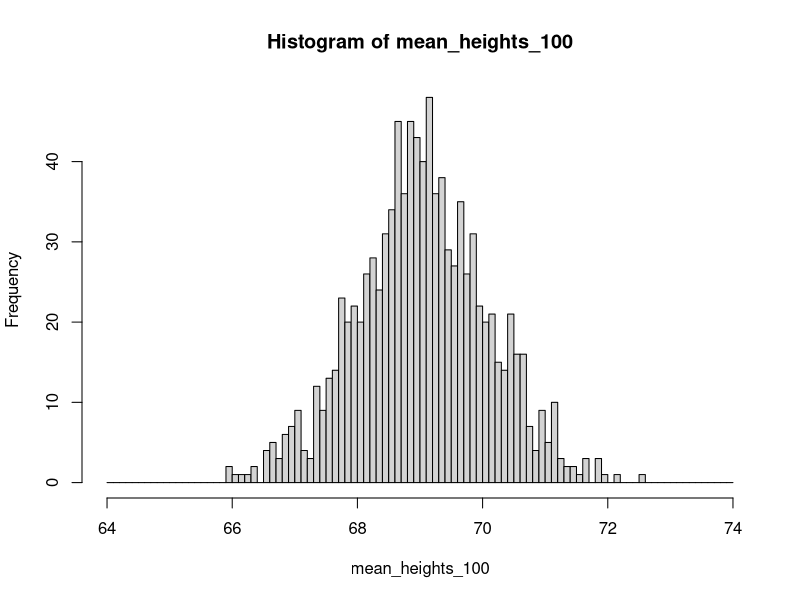
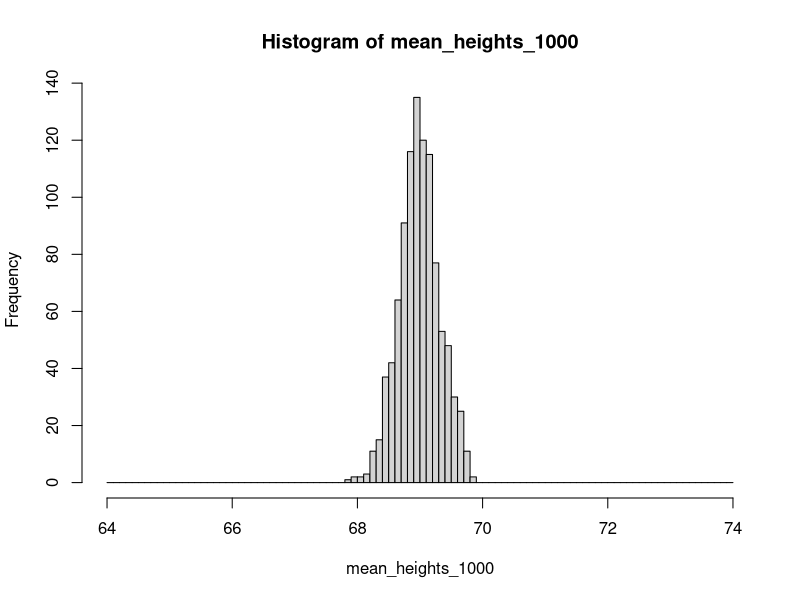
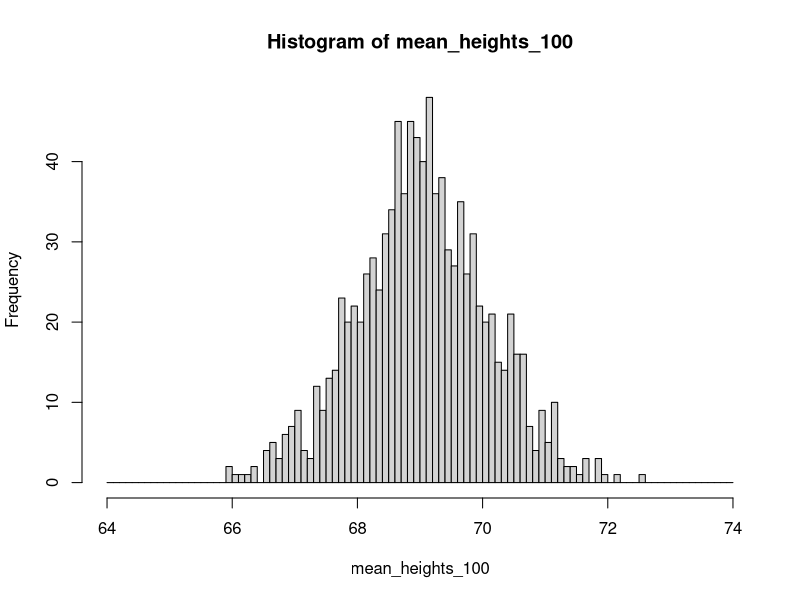
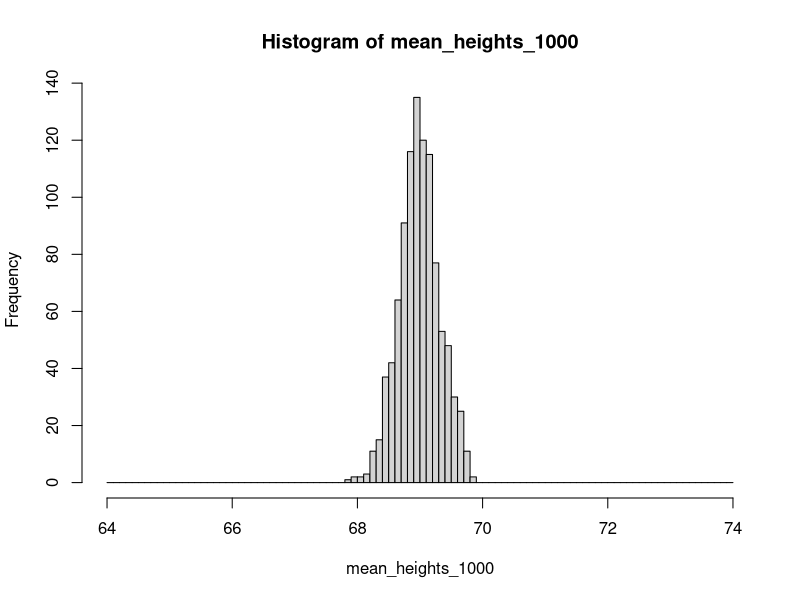
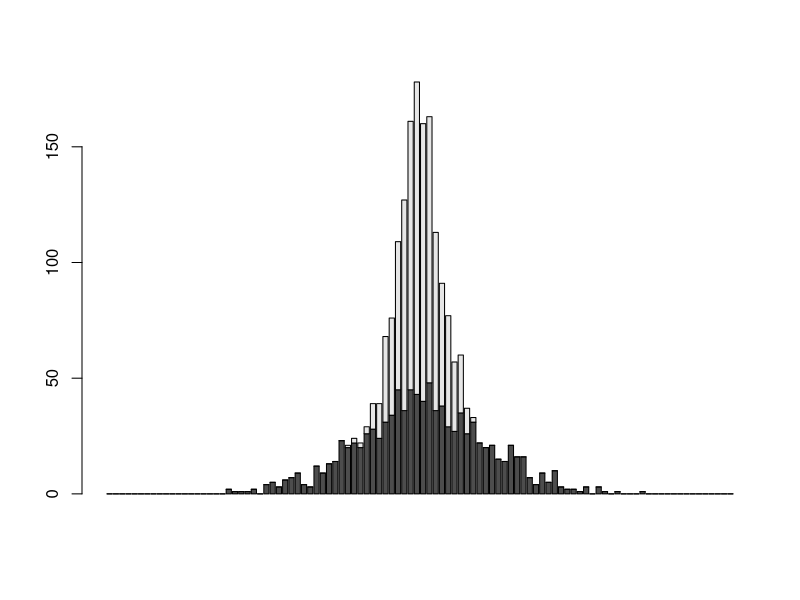

These figures' R source, in order:
#Plotting Exercise 1

#1
get_height <- function(n) {
  heights <- rnorm(n, 69, 10)
  return(heights)
}
## I'm not sure how to assign a variable that will persist outside the function
## without assigning a global variable, which is bad
get_height(10)

#2
get_height <- function(n) {
  heights <- rnorm(n, 69, 10)
  return(mean(heights))
}

#3
get_height <- function(n) {
  heights <- rnorm(n, 69, 10)
  cat("The mean height is", mean(heights), '\n')
}

#4
mean_heights_100 <- numeric(length = 1000)
for (i in 1:1000) {
  heights <- rnorm(100, 69, 10)
  mean_heights_100[i] <-mean(heights)
}

#5
mean_heights_1000 <- numeric(length = 1000)
for (i in 1:1000) {
  heights <- rnorm(1000, 69, 10)
  mean_heights_1000[i] <-mean(heights)
}

#6
bins <- seq(64, 74, .1)
hist(mean_heights_100, breaks = bins)$breaks
hist(mean_heights_1000, breaks = bins)$breaks
hundred_mean <- hist(mean_heights_100, breaks = bins)$counts
thousand_mean <- hist(mean_heights_1000, breaks = bins)$counts

barplot(rbind(hundred_mean, thousand_mean))
#NEED TO COLOR AND STUFF
min(mean_heights_1000)
max(mean_heights_1000)
